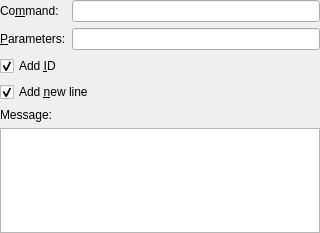
<ui version="4.0" >
 <class>MessengerDebugRawCommand_base</class>
 <widget class="QWidget" name="MessengerDebugRawCommand_base" >
  <property name="geometry" >
   <rect>
    <x>0</x>
    <y>0</y>
    <width>320</width>
    <height>233</height>
   </rect>
  </property>
  <layout class="QGridLayout" >
   <property name="leftMargin" >
    <number>0</number>
   </property>
   <property name="topMargin" >
    <number>0</number>
   </property>
   <property name="rightMargin" >
    <number>0</number>
   </property>
   <property name="bottomMargin" >
    <number>0</number>
   </property>
   <property name="horizontalSpacing" >
    <number>6</number>
   </property>
   <property name="verticalSpacing" >
    <number>6</number>
   </property>
   <item row="1" column="0" >
    <widget class="QLabel" name="TextLabel2" >
     <property name="text" >
      <string>&amp;Parameters:</string>
     </property>
     <property name="buddy" >
      <cstring>m_params</cstring>
     </property>
    </widget>
   </item>
   <item row="0" column="1" >
    <widget class="QLineEdit" name="m_command" />
   </item>
   <item row="0" column="0" >
    <widget class="QLabel" name="TextLabel1" >
     <property name="text" >
      <string>Co&amp;mmand:</string>
     </property>
     <property name="buddy" >
      <cstring>m_command</cstring>
     </property>
    </widget>
   </item>
   <item row="1" column="1" >
    <widget class="QLineEdit" name="m_params" />
   </item>
   <item row="2" column="0" colspan="2" >
    <widget class="QCheckBox" name="m_addId" >
     <property name="text" >
      <string>Add &amp;ID</string>
     </property>
     <property name="checked" >
      <bool>true</bool>
     </property>
    </widget>
   </item>
   <item row="3" column="0" colspan="2" >
    <widget class="QCheckBox" name="m_addNewline" >
     <property name="text" >
      <string>Add &amp;new line</string>
     </property>
     <property name="checked" >
      <bool>true</bool>
     </property>
    </widget>
   </item>
   <item row="5" column="0" colspan="2" >
    <widget class="KTextEdit" name="m_msg" />
   </item>
   <item row="4" column="0" colspan="2" >
    <widget class="QLabel" name="TextLabel3" >
     <property name="text" >
      <string>Message:</string>
     </property>
    </widget>
   </item>
  </layout>
 </widget>
 <layoutdefault spacing="6" margin="11" />
 <pixmapfunction>qPixmapFromMimeSource</pixmapfunction>
 <customwidgets>
  <customwidget>
   <class>KTextEdit</class>
   <extends>QTextEdit</extends>
   <header>ktextedit.h</header>
  </customwidget>
 </customwidgets>
 <tabstops>
  <tabstop>m_command</tabstop>
  <tabstop>m_params</tabstop>
  <tabstop>m_addId</tabstop>
  <tabstop>m_addNewline</tabstop>
 </tabstops>
 <resources/>
 <connections/>
</ui>
